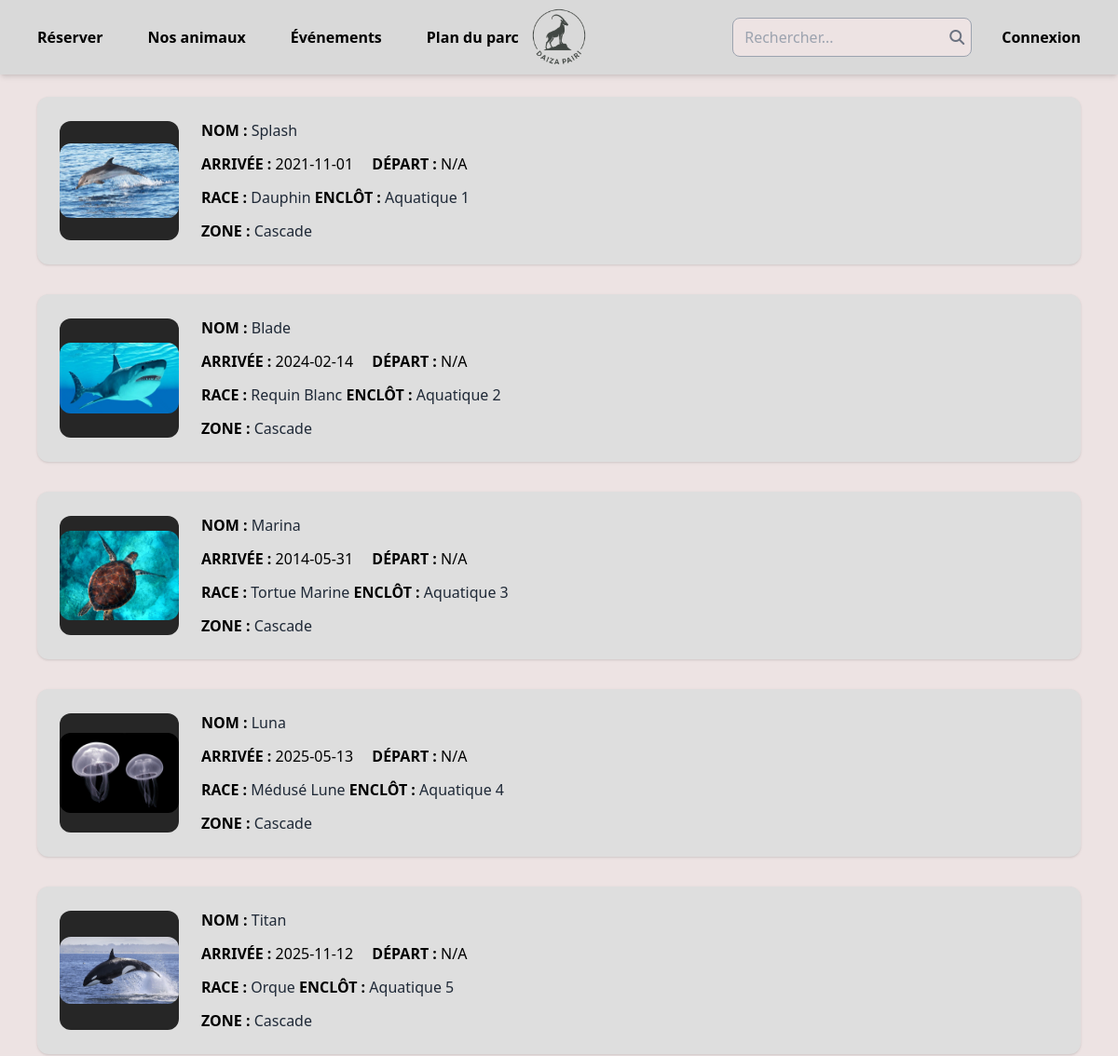
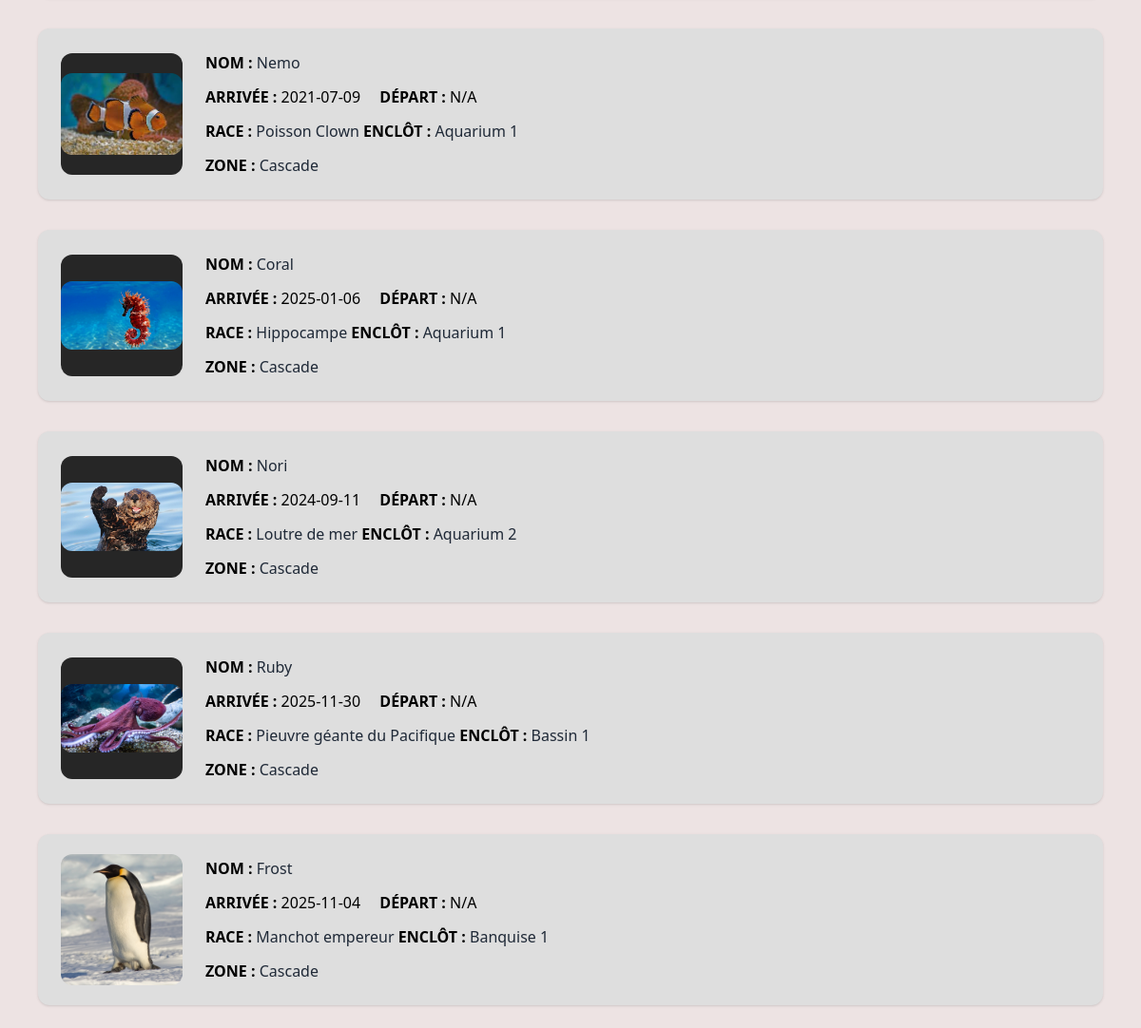
Page /animals on the committed database (2 pictures, top to bottom).
### server.py (models this page shows)
class Animal(db.Model):
    id = db.Column(db.Integer, primary_key=True)
    nom = db.Column(db.String(80), nullable=False)
    enclot = db.Column(db.String(80), nullable=False)
    zone = db.Column(db.String(100), nullable=False)
    espèce = db.Column(db.String(80), nullable=False)
    arrive = db.Column(db.String(80), nullable=False)
    depart = db.Column(db.String(80))
    soin = db.Column(db.String(80))
    image = db.Column(db.String(200))
    soins = db.relationship(
        "Soin",
        backref="animal",
        cascade="all, delete-orphan",
        lazy=True
    )

### server.py (the view)
@app.route('/animals')
def animal():
    zone = request.args.get('zone')
    if zone:
        animaux = Animal.query.filter(Animal.zone.ilike(f"%{zone}%")).all()
    else:
        animaux = Animal.query.all()
    return render_template("animaux.html", animaux=animaux, zone=zone)

### templates/animaux.html (shortened to what this page needs)
<!DOCTYPE html>
<html lang="fr">
<head>
  <script src="https://cdn.tailwindcss.com"></script>
  <link rel="stylesheet" href="https://cdnjs.cloudflare.com/ajax/libs/font-awesome/6.5.1/css/all.min.css">
</head>
<body class="w-full h-screen bg-[#EDE3E3]">
    {% include '/components/nav.html' %}
    <div class="w-full px-10 py-6 space-y-8">
        {% for animau in animaux %}
        <div id="animal-{{ animau.id }}" class="animal-card bg-[#DEDEDE] rounded-xl shadow flex items-center p-6 relative">
            <div class="w-32 h-32 bg-[#262626] rounded-xl flex items-center justify-center">
                <img src="../static/uploads/{{ animau.image }}" alt="photo animal" width="128" height="128" class="object-cover rounded-xl">
            </div>
            <div class="ml-6 space-y-3">
                <p>
                    <span class="font-semibold">NOM :</span>
                    <span class="text-gray-800">{{ animau.nom }}</span>
                </p>
                <p>
                    <span class="font-semibold">ARRIVÉE :</span> {{ animau.arrive }}
                    <span class="font-semibold ml-4">DÉPART :</span> {{ animau.depart if animau.depart else 'N/A' }}
                </p>
                <p>
                    <span class="font-semibold">RACE :</span>
                    <span class="text-gray-800">{{ animau.espèce }}</span>
                    <span class="font-semibold">ENCLÔT :</span>
                    <span class="text-gray-800">{{ animau.enclot if animau.enclot else 'N/A' }}</span>
                </p>
                <p>
                    <span class="font-semibold">ZONE :</span>
                    <span class="text-gray-800">{{ animau.zone }}</span>
                </p>
            </div>
        </div>
        {% endfor %}
    </div>
</body>
</html>

### templates/components/nav.html (shortened to what this page needs)
<nav class="bg-[#D9D9D9] w-full sticky top-0 z-50 shadow-md">
    <div class="hidden md:flex items-center justify-between px-6 py-3 h-20 relative">
      <div class="flex items-center space-x-4">
        <a href="/book" class="font-semibold px-4 py-2 rounded-full transition duration-300 hover:bg-green-500/70 hover:text-white">
          Réserver
        </a>
        <a href="/animals" class="font-semibold px-4 py-2 rounded-full transition duration-300 hover:bg-green-500/70 hover:text-white">
          Nos animaux
        </a>
        <a href="/events" class="font-semibold px-4 py-2 rounded-full transition duration-300 hover:bg-green-500/70 hover:text-white">
          Événements
        </a>
        <a href="/map" class="font-semibold px-4 py-2 rounded-full transition duration-300 hover:bg-green-500/70 hover:text-white">
          Plan du parc
        </a>
      </div>
      <div class="absolute left-1/2 transform -translate-x-1/2">
        <a href="/">
          <img src="./static/images/logo2.png" alt="logo" class="w-20 h-20 rounded-full object-cover">
        </a>
      </div>
      <div class="flex items-center space-x-4">
        <div class="relative">
          <input
            type="text"
            placeholder="Rechercher..."
            class="px-3 py-2 rounded-lg border border-gray-400 bg-[#EDE3E3] focus:outline-none focus:ring-2 focus:ring-green-500"
          />
          <button class="absolute right-2 top-1/2 -translate-y-1/2 text-gray-500 hover:text-green-600">
            <i class="fas fa-search"></i>
          </button>
        </div>
        {% if current_user.is_authenticated %}
          <a href="/compte" class="font-semibold px-4 py-2 rounded-full transition duration-300 hover:bg-green-500/70 hover:text-white">
            Mon compte
          </a>
        {% else %}
          <a href="/login" class="font-semibold px-4 py-2 rounded-full transition duration-300 hover:bg-green-500/70 hover:text-white">
            Connexion
          </a>
        {% endif %}
      </div>
    </div>
  </nav>

### rows in the picture
Animal: image (picture), nom "Splash", arrive "2021-11-01", depart "N/A", espèce "Dauphin", enclot "Aquatique 1", zone "Cascade"
Animal: image (picture), nom "Blade", arrive "2024-02-14", depart "N/A", espèce "Requin Blanc", enclot "Aquatique 2", zone "Cascade"
Animal: image (picture), nom "Marina", arrive "2014-05-31", depart "N/A", espèce "Tortue Marine", enclot "Aquatique 3", zone "Cascade"
Animal: image (picture), nom "Luna", arrive "2025-05-13", depart "N/A", espèce "Médusé Lune", enclot "Aquatique 4", zone "Cascade"
Animal: image (picture), nom "Titan", arrive "2025-11-12", depart "N/A", espèce "Orque", enclot "Aquatique 5", zone "Cascade"
Animal: image (picture), nom "Nemo", arrive "2021-07-09", depart "N/A", espèce "Poisson Clown", enclot "Aquarium 1", zone "Cascade"
Animal: image (picture), nom "Coral", arrive "2025-01-06", depart "N/A", espèce "Hippocampe", enclot "Aquarium 1", zone "Cascade"
Animal: image (picture), nom "Nori", arrive "2024-09-11", depart "N/A", espèce "Loutre de mer", enclot "Aquarium 2", zone "Cascade"
Animal: image (picture), nom "Ruby", arrive "2025-11-30", depart "N/A", espèce "Pieuvre géante du Pacifique", enclot "Bassin 1", zone "Cascade"
Animal: image (picture), nom "Frost", arrive "2025-11-04", depart "N/A", espèce "Manchot empereur", enclot "Banquise 1", zone "Cascade"
